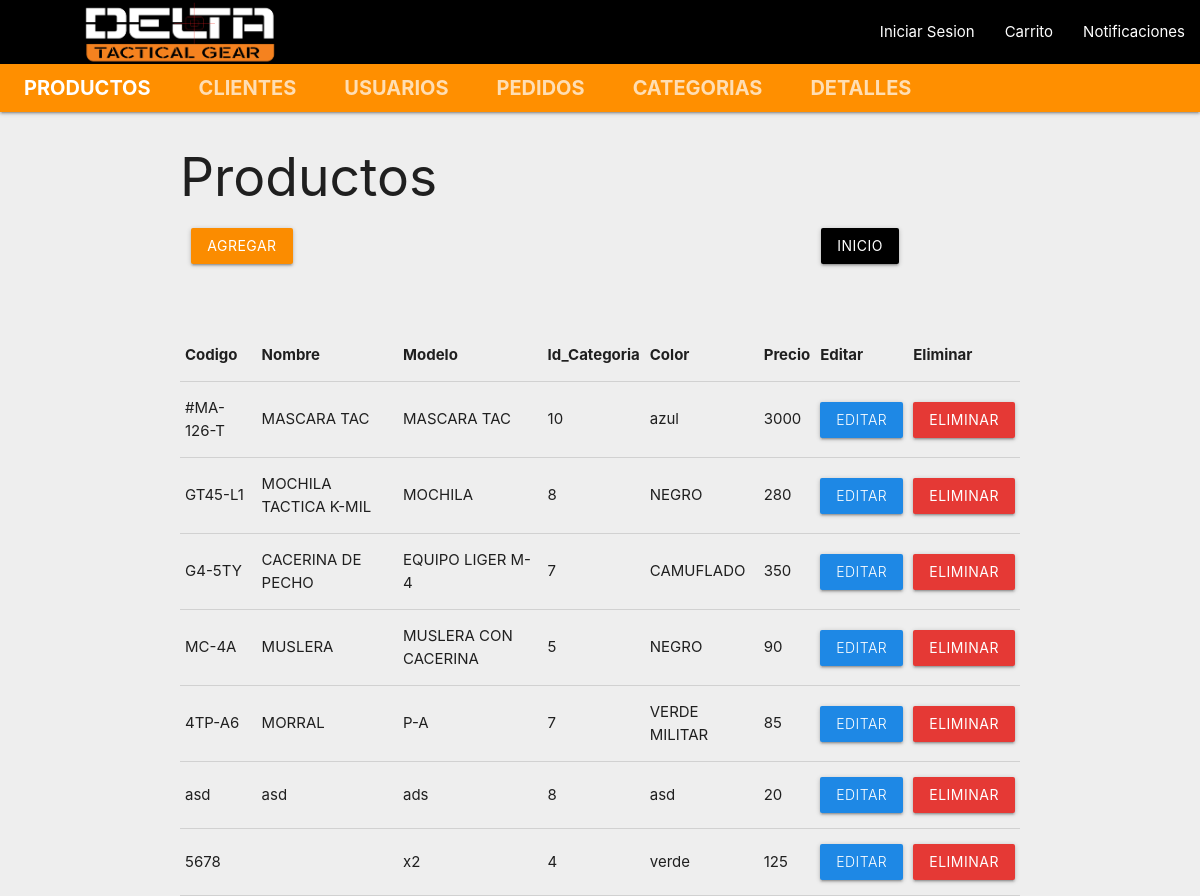
The app's page /views/productos/producto.php with its own data.
### tables this page shows
CREATE TABLE `productos` (
  `id` int(11) NOT NULL,
  `codigo` varchar(10) NOT NULL,
  `nombre` varchar(30) NOT NULL,
  `modelo` varchar(30) NOT NULL,
  `id_categoria` int(11) NOT NULL,
  `color` varchar(20) NOT NULL,
  `precio` decimal(10,2) NOT NULL
);

### model/product_model.php (called while the page is built, shortened)
<?php
class Product_model{
    private $codigo;
    private $nombre;
    private $modelo;
    private $id_categoria;
    private $color;
    private $precio;
    function __construct($codigo, $nombre, $modelo, $id_categoria, $color, $precio){
        $this->codigo=$codigo;
        $this->nombre=$nombre;
        $this->modelo=$modelo;
        $this->id_categoria=$id_categoria;
        $this->color=$color;
        $this->precio = floatval($precio);
    }
    public function getCodigo(){
        return $this->codigo;
    }
    public function getNombre(){
        return $this->nombre;
    }
    public function getModelo(){
        return $this->modelo;
    }
    public function getIdCategoria(){
        return $this->id_categoria;
    }
    public function getColor(){
        return $this->color;
    }
    public function getPrecio(){
        return $this->precio;
    }
    public static function getAll(){
        $conn=getConnection();
        $lista = array();
        $sql= "SELECT * FROM productos";
        $resultado=$conn->query($sql);
        while($fila=mysqli_fetch_array($resultado)){
            $o = new Product_model(
                                    $fila['codigo'],
                                    $fila['nombre'],
                                    $fila['modelo'],
                                    $fila['id_categoria'],
                                    $fila['color'],
                                    $fila['precio']);
        $o->id=$fila['id'];
         array_push($lista,$o);
        }
        return $lista;
    }
}
?>

### views/productos/producto.php (the view, shortened to what this page needs)
<?php
include_once __DIR__. '../../../model/product_model.php';
?>
<!DOCTYPE html>
<html lang="en">
<head>
    <link rel="stylesheet" href="../../assets/css/materialize.min.css">
</head>
<body class="grey lighten-3">
<nav class="nav-extended ">
    <div class="nav-wrapper black">
      <a href="/dtg_mvc/index.php" class="brand-logo"><img class="responsive-img"  src="../../assets/img/delta.png" width="250" style="margin-left:55px;"></a>
      <ul id="nav-mobile" class="right hide-on-med-and-down">
        <li><a href="sass.html">Iniciar Sesion</a></li>
        <li><a href="badges.html">Carrito</a></li>
        <li><a href="collapsible.html">Notificaciones</a></li>
      </ul>
    </div>
    <div class="nav-content amber darken-3">
      <ul class="tabs tabs-transparent">
        <li class="tab"><a style="font-size:20px" class="active" href="../../views/productos/producto.php"><b>Productos</b></a></li>
        <li class="tab"><a style="font-size:20px" href="../../views/clientes/clientes.php"><b>Clientes</b></a></li>
        <li class="tab"><a style="font-size:20px" href="../../views/usuarios/usuarios.php"><b>Usuarios</b></a></li>
        <li class="tab"><a style="font-size:20px" href="../../views/pedidos/pedidos.php"><b>Pedidos</a></b></li>
        <li class="tab"><a style="font-size:20px" href="../../views/categoria/categoria.php"><b>Categorias</b></a></li>
        <li class="tab"><a style="font-size:20px" href="../../views/detalle_pedido/detalle_pedido.php"><b>Detalles</b></a></li>
      </ul>
    </div>
  </nav>
    <div class="container">
    <h2>Productos</h2>
    <div class="row">
    <div class="col s12 m6 50"><a href="/dtg_mvc/views/productos/producto_nuevo.php" class ="waves-effect waves-light btn  orange darken-1">AGREGAR</a></div>
    <div class="col s3 offset-s3"><a href="/dtg_mvc/index.php" class ="waves-effect waves-light btn  black darken-1" >INICIO</a></div>
    </div>
    <br/>
    <br/>
    <div class="table-responsive">
        <table class="table">
            <thead>
                <tr class="table-primary">
                        <th>Codigo</th>
                        <th>Nombre</th>
                        <th>Modelo</th>
                        <th>Id_Categoria</th>
                        <th>Color</th>
                        <th>Precio</th>
                        <th>Editar</th>
                        <th>Eliminar</th>
                </tr>
            </thead>
            <tbody >
                <?php
                $lista =Product_model::getAll();
                for($i=0;count($lista)>$i;$i++){
                ?>
                <div>
                <tr>
                    <td class=""><?php echo $lista[$i]->getCodigo() ?></td>
                    <td class=""><?php echo $lista[$i]->getNombre() ?></td>
                    <td class=""><?php echo $lista[$i]->getModelo() ?></td>
                    <td class=""><?php echo $lista[$i]->getIdCategoria() ?></td>
                    <td class=""><?php echo $lista[$i]->getColor() ?></td>
                    <td class=""><?php echo $lista[$i]->getPrecio() ?></td>
                    <td><a class="waves-effect waves-light btn  light blue darken-1" href='/dtg_mvc/views/productos/producto_modifica.php?id=<?php echo $lista[$i]->id ?>'>Editar</a></td>
                    <td><a class="waves-effect waves-light btn  red darken-1" href='/dtg_mvc/views/productos/producto_elimina.php?id=<?php echo $lista[$i]->id ?>'>Eliminar</a></td>
                    </tr>
                </div>
                <?php }?>
                            </tbody>
        </table>
    </div>
                </div>
</body>
</html>

### records on screen
productos: codigo "#MA-126-T", nombre "MASCARA TAC", modelo "MASCARA TAC", id_categoria "10", color "azul", precio "3000"
productos: codigo "GT45-L1", nombre "MOCHILA TACTICA K-MIL", modelo "MOCHILA", id_categoria "8", color "NEGRO", precio "280"
productos: codigo "G4-5TY", nombre "CACERINA DE PECHO", modelo "EQUIPO LIGER M-4", id_categoria "7", color "CAMUFLADO", precio "350"
productos: codigo "MC-4A", nombre "MUSLERA", modelo "MUSLERA CON CACERINA", id_categoria "5", color "NEGRO", precio "90"
productos: codigo "4TP-A6", nombre "MORRAL", modelo "P-A", id_categoria "7", color "VERDE MILITAR", precio "85"
productos: codigo "asd", nombre "asd", modelo "ads", id_categoria "8", color "asd", precio "20"
productos: codigo "5678", modelo "x2", id_categoria "4", color "verde", precio "125"
